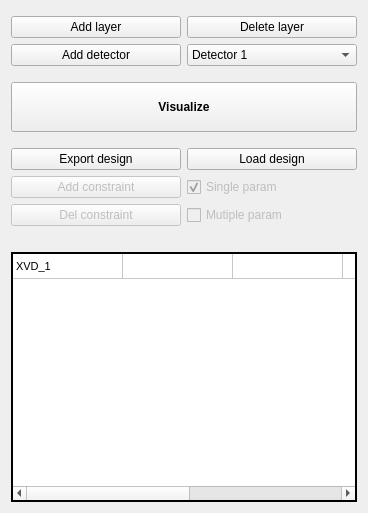
      <widget class="QWidget" name="page">
       <layout class="QGridLayout" name="gridLayout_5">
        <item row="7" column="0">
         <widget class="QPushButton" name="add_layer_button_3">
          <property name="enabled">
           <bool>false</bool>
          </property>
          <property name="sizePolicy">
           <sizepolicy hsizetype="Expanding" vsizetype="Minimum">
            <horstretch>0</horstretch>
            <verstretch>0</verstretch>
           </sizepolicy>
          </property>
          <property name="minimumSize">
           <size>
            <width>170</width>
            <height>0</height>
           </size>
          </property>
          <property name="maximumSize">
           <size>
            <width>1000</width>
            <height>16777215</height>
           </size>
          </property>
          <property name="text">
           <string>Add constraint</string>
          </property>
         </widget>
        </item>
        <item row="4" column="0" colspan="2">
         <widget class="QPushButton" name="visualize_button">
          <property name="sizePolicy">
           <sizepolicy hsizetype="Expanding" vsizetype="Minimum">
            <horstretch>0</horstretch>
            <verstretch>0</verstretch>
           </sizepolicy>
          </property>
          <property name="minimumSize">
           <size>
            <width>100</width>
            <height>50</height>
           </size>
          </property>
          <property name="maximumSize">
           <size>
            <width>16777215</width>
            <height>16777215</height>
           </size>
          </property>
          <property name="font">
           <font>
            <weight>75</weight>
            <bold>true</bold>
           </font>
          </property>
          <property name="text">
           <string>Visualize</string>
          </property>
         </widget>
        </item>
        <item row="9" column="0" colspan="2">
         <spacer name="verticalSpacer">
          <property name="orientation">
           <enum>Qt::Vertical</enum>
          </property>
          <property name="sizeType">
           <enum>QSizePolicy::Preferred</enum>
          </property>
          <property name="sizeHint" stdset="0">
           <size>
            <width>20</width>
            <height>20</height>
           </size>
          </property>
         </spacer>
        </item>
        <item row="3" column="0" colspan="2">
         <spacer name="verticalSpacer_13">
          <property name="orientation">
           <enum>Qt::Vertical</enum>
          </property>
          <property name="sizeType">
           <enum>QSizePolicy::Preferred</enum>
          </property>
          <property name="sizeHint" stdset="0">
           <size>
            <width>20</width>
            <height>10</height>
           </size>
          </property>
         </spacer>
        </item>
        <item row="1" column="1">
         <widget class="QPushButton" name="delete_layer_button">
          <property name="sizePolicy">
           <sizepolicy hsizetype="Expanding" vsizetype="Minimum">
            <horstretch>0</horstretch>
            <verstretch>0</verstretch>
           </sizepolicy>
          </property>
          <property name="minimumSize">
           <size>
            <width>100</width>
            <height>0</height>
           </size>
          </property>
          <property name="maximumSize">
           <size>
            <width>16777215</width>
            <height>16777215</height>
           </size>
          </property>
          <property name="text">
           <string>Delete layer</string>
          </property>
         </widget>
        </item>
        <item row="7" column="1">
         <widget class="QCheckBox" name="single_dec_checkbox">
          <property name="enabled">
           <bool>false</bool>
          </property>
          <property name="sizePolicy">
           <sizepolicy hsizetype="Minimum" vsizetype="Preferred">
            <horstretch>0</horstretch>
            <verstretch>0</verstretch>
           </sizepolicy>
          </property>
          <property name="text">
           <string>Single param</string>
          </property>
          <property name="checked">
           <bool>true</bool>
          </property>
         </widget>
        </item>
        <item row="1" column="0">
         <widget class="QPushButton" name="add_layer_button">
          <property name="sizePolicy">
           <sizepolicy hsizetype="Expanding" vsizetype="Minimum">
            <horstretch>0</horstretch>
            <verstretch>0</verstretch>
           </sizepolicy>
          </property>
          <property name="minimumSize">
           <size>
            <width>170</width>
            <height>0</height>
           </size>
          </property>
          <property name="maximumSize">
           <size>
            <width>1000</width>
            <height>16777215</height>
           </size>
          </property>
          <property name="text">
           <string>Add layer</string>
          </property>
         </widget>
        </item>
        <item row="2" column="1">
         <widget class="QComboBox" name="detector_comboBox">
          <property name="sizePolicy">
           <sizepolicy hsizetype="Preferred" vsizetype="Preferred">
            <horstretch>0</horstretch>
            <verstretch>0</verstretch>
           </sizepolicy>
          </property>
          <property name="layoutDirection">
           <enum>Qt::LeftToRight</enum>
          </property>
          <item>
           <property name="text">
            <string>Detector 1</string>
           </property>
          </item>
         </widget>
        </item>
        <item row="6" column="0">
         <widget class="QPushButton" name="export_design_button">
          <property name="sizePolicy">
           <sizepolicy hsizetype="Expanding" vsizetype="Minimum">
            <horstretch>0</horstretch>
            <verstretch>0</verstretch>
           </sizepolicy>
          </property>
          <property name="minimumSize">
           <size>
            <width>170</width>
            <height>0</height>
           </size>
          </property>
          <property name="maximumSize">
           <size>
            <width>1000</width>
            <height>16777215</height>
           </size>
          </property>
          <property name="text">
           <string>Export design</string>
          </property>
         </widget>
        </item>
        <item row="2" column="0">
         <widget class="QPushButton" name="add_detector_button">
          <property name="sizePolicy">
           <sizepolicy hsizetype="Expanding" vsizetype="Minimum">
            <horstretch>0</horstretch>
            <verstretch>0</verstretch>
           </sizepolicy>
          </property>
          <property name="minimumSize">
           <size>
            <width>170</width>
            <height>0</height>
           </size>
          </property>
          <property name="maximumSize">
           <size>
            <width>1000</width>
            <height>16777215</height>
           </size>
          </property>
          <property name="text">
           <string>Add detector</string>
          </property>
         </widget>
        </item>
        <item row="5" column="0" colspan="2">
         <spacer name="verticalSpacer_12">
          <property name="orientation">
           <enum>Qt::Vertical</enum>
          </property>
          <property name="sizeType">
           <enum>QSizePolicy::Preferred</enum>
          </property>
          <property name="sizeHint" stdset="0">
           <size>
            <width>20</width>
            <height>10</height>
           </size>
          </property>
         </spacer>
        </item>
        <item row="6" column="1">
         <widget class="QPushButton" name="load_design_button">
          <property name="sizePolicy">
           <sizepolicy hsizetype="Expanding" vsizetype="Minimum">
            <horstretch>0</horstretch>
            <verstretch>0</verstretch>
           </sizepolicy>
          </property>
          <property name="minimumSize">
           <size>
            <width>170</width>
            <height>0</height>
           </size>
          </property>
          <property name="maximumSize">
           <size>
            <width>1000</width>
            <height>16777215</height>
           </size>
          </property>
          <property name="text">
           <string>Load design</string>
          </property>
         </widget>
        </item>
        <item row="8" column="1">
         <widget class="QCheckBox" name="multi_dec_checkbox">
          <property name="enabled">
           <bool>false</bool>
          </property>
          <property name="sizePolicy">
           <sizepolicy hsizetype="Minimum" vsizetype="Preferred">
            <horstretch>0</horstretch>
            <verstretch>0</verstretch>
           </sizepolicy>
          </property>
          <property name="text">
           <string>Mutiple param</string>
          </property>
         </widget>
        </item>
        <item row="8" column="0">
         <widget class="QPushButton" name="add_layer_button_4">
          <property name="enabled">
           <bool>false</bool>
          </property>
          <property name="sizePolicy">
           <sizepolicy hsizetype="Expanding" vsizetype="Minimum">
            <horstretch>0</horstretch>
            <verstretch>0</verstretch>
           </sizepolicy>
          </property>
          <property name="minimumSize">
           <size>
            <width>170</width>
            <height>0</height>
           </size>
          </property>
          <property name="maximumSize">
           <size>
            <width>1000</width>
            <height>16777215</height>
           </size>
          </property>
          <property name="text">
           <string>Del constraint</string>
          </property>
         </widget>
        </item>
        <item row="10" column="0" colspan="2">
         <widget class="QTableWidget" name="layer_info">
          <property name="sizePolicy">
           <sizepolicy hsizetype="Expanding" vsizetype="MinimumExpanding">
            <horstretch>0</horstretch>
            <verstretch>0</verstretch>
           </sizepolicy>
          </property>
          <property name="minimumSize">
           <size>
            <width>0</width>
            <height>250</height>
           </size>
          </property>
          <property name="font">
           <font>
            <pointsize>8</pointsize>
            <italic>false</italic>
            <underline>false</underline>
            <strikeout>false</strikeout>
           </font>
          </property>
          <property name="mouseTracking">
           <bool>true</bool>
          </property>
          <property name="acceptDrops">
           <bool>false</bool>
          </property>
          <property name="layoutDirection">
           <enum>Qt::LeftToRight</enum>
          </property>
          <property name="autoFillBackground">
           <bool>false</bool>
          </property>
          <property name="frameShape">
           <enum>QFrame::WinPanel</enum>
          </property>
          <property name="frameShadow">
           <enum>QFrame::Plain</enum>
          </property>
          <property name="selectionMode">
           <enum>QAbstractItemView::ExtendedSelection</enum>
          </property>
          <property name="textElideMode">
           <enum>Qt::ElideLeft</enum>
          </property>
          <property name="verticalScrollMode">
           <enum>QAbstractItemView::ScrollPerPixel</enum>
          </property>
          <property name="horizontalScrollMode">
           <enum>QAbstractItemView::ScrollPerPixel</enum>
          </property>
          <property name="showGrid">
           <bool>true</bool>
          </property>
          <property name="sortingEnabled">
           <bool>false</bool>
          </property>
          <property name="wordWrap">
           <bool>true</bool>
          </property>
          <attribute name="horizontalHeaderVisible">
           <bool>false</bool>
          </attribute>
          <attribute name="horizontalHeaderCascadingSectionResizes">
           <bool>false</bool>
          </attribute>
          <attribute name="horizontalHeaderDefaultSectionSize">
           <number>110</number>
          </attribute>
          <attribute name="horizontalHeaderHighlightSections">
           <bool>true</bool>
          </attribute>
          <attribute name="horizontalHeaderShowSortIndicator" stdset="0">
           <bool>false</bool>
          </attribute>
          <attribute name="horizontalHeaderStretchLastSection">
           <bool>false</bool>
          </attribute>
          <attribute name="verticalHeaderVisible">
           <bool>false</bool>
          </attribute>
          <attribute name="verticalHeaderCascadingSectionResizes">
           <bool>false</bool>
          </attribute>
          <attribute name="verticalHeaderMinimumSectionSize">
           <number>20</number>
          </attribute>
          <attribute name="verticalHeaderDefaultSectionSize">
           <number>25</number>
          </attribute>
          <row>
           <property name="text">
            <string>Layer1</string>
           </property>
          </row>
          <column>
           <property name="text">
            <string>Material</string>
           </property>
           <property name="textAlignment">
            <set>AlignCenter</set>
           </property>
          </column>
          <column>
           <property name="text">
            <string>Radius(mm)</string>
           </property>
           <property name="textAlignment">
            <set>AlignCenter</set>
           </property>
          </column>
          <column>
           <property name="text">
            <string>HalfZ(mm)</string>
           </property>
          </column>
          <column>
           <property name="text">
            <string>efficiency(%)</string>
           </property>
          </column>
          <column>
           <property name="text">
            <string>resolution_r_phi(mm)</string>
           </property>
           <property name="font">
            <font>
             <pointsize>7</pointsize>
            </font>
           </property>
          </column>
          <column>
           <property name="text">
            <string>resolution_r_z(mm)</string>
           </property>
           <property name="font">
            <font>
             <pointsize>7</pointsize>
            </font>
           </property>
          </column>
          <item row="0" column="0">
           <property name="text">
            <string>XVD_1</string>
           </property>
           <property name="textAlignment">
            <set>AlignLeading|AlignVCenter</set>
           </property>
          </item>
         </widget>
        </item>
        <item row="0" column="0" colspan="2">
         <spacer name="verticalSpacer_14">
          <property name="orientation">
           <enum>Qt::Vertical</enum>
          </property>
          <property name="sizeType">
           <enum>QSizePolicy::Preferred</enum>
          </property>
          <property name="sizeHint" stdset="0">
           <size>
            <width>20</width>
            <height>5</height>
           </size>
          </property>
         </spacer>
        </item>
       </layout>
      </widget>
